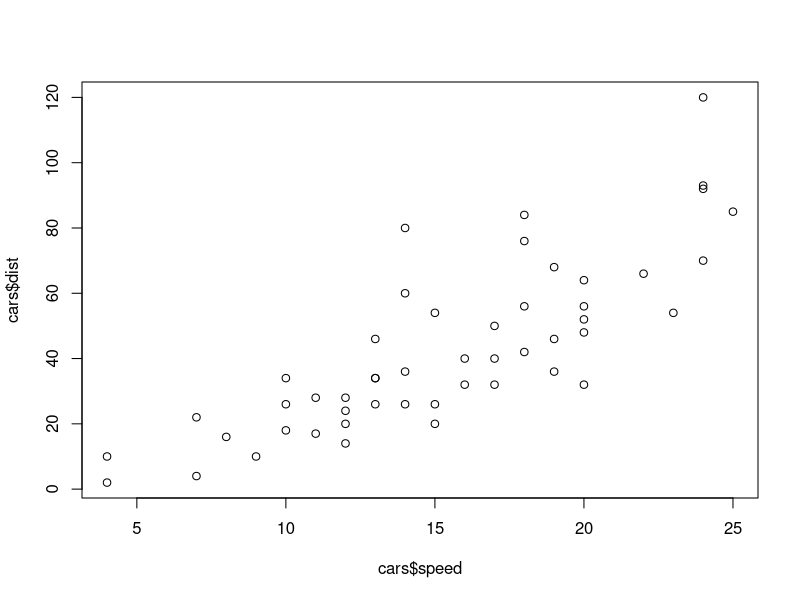
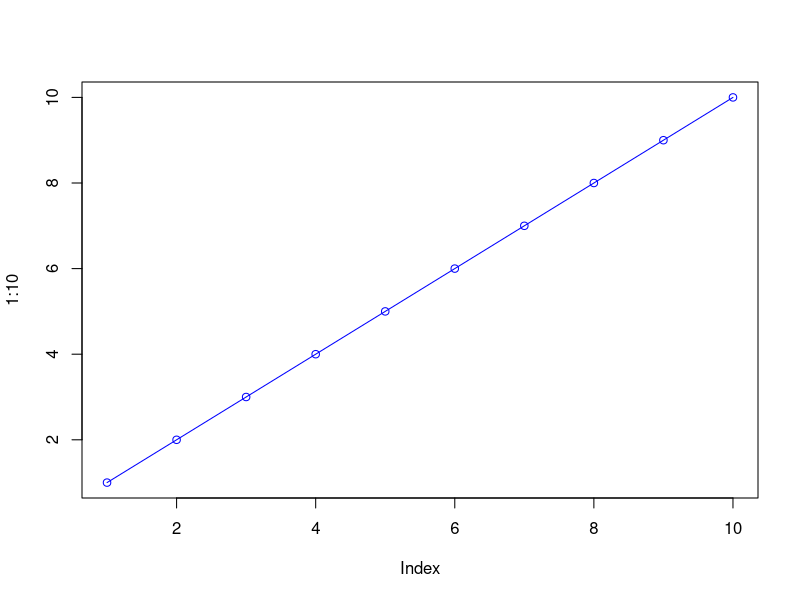
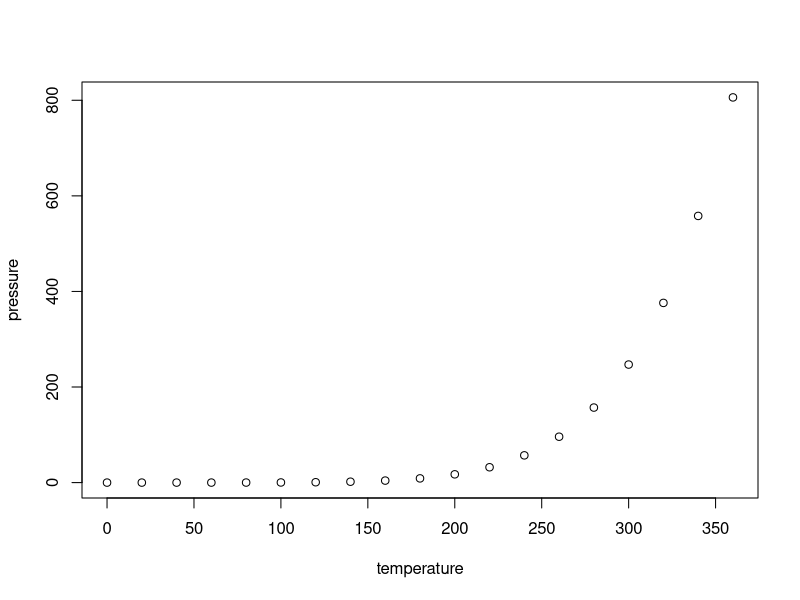

Here is the R script that generated these plots, in order:
## ---- chunk 1
knitr::opts_chunk$set(echo = TRUE)
## ---- chunk 2
summary(cars)
plot(cars$speed, cars$dist)
## ---- chunk 3
plot(1:10, typ="o", col="blue")
## ---- chunk 4
plot(pressure)
